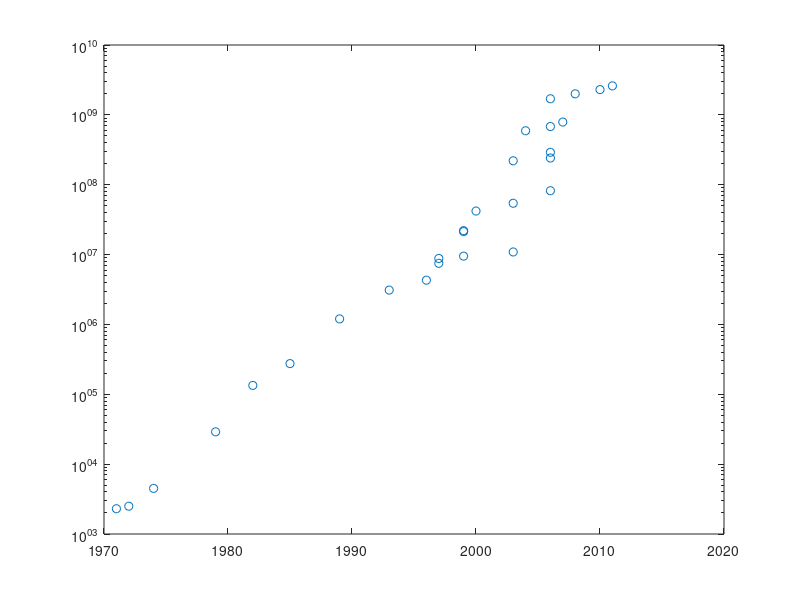

Here is the MATLAB script that generated this plot: (Note: this script raises an error after producing the figure.)
%Homework 3/15 Problem 3 Part C
%Create vector for dates
date=[1971 1972 1974 1979 1982 1985 1989 1993 1996 1997 1997 1999 1999 1999 2000 2003 2003 2003 2004 2006 2006 2006 2006 2007 2006 2008 2010 2011]';
%Create vector for trasistor count
transistor_count=[2300 2500 4500 29000 134000 275000 1200000 3100000 4300000 7500000 8800000 9500000 21300000 22000000 42000000 54300000 10900000 220000000 592000000 241000000 291000000 82000000 681000000 789000000 1700000000 2000000000 2300000000 2600000000]';

%Create semilog plot with Y axis scaled algorithmically, with circles to
%indicate data points
semilogy(date, transistor_count, 'o')
%use hold on to overlay next plot
hold on
%Create semilog plot of Moore's law with Y axis scaled algorithmically
semilogy(year,d)
%Label plot
title('Transistor Density According to Moores Law and Data'), xlabel('Year'), ylabel('Transistor Density')
%Add legend
legend('Transistor Density from Data','Transistor Density According to Moores Law')